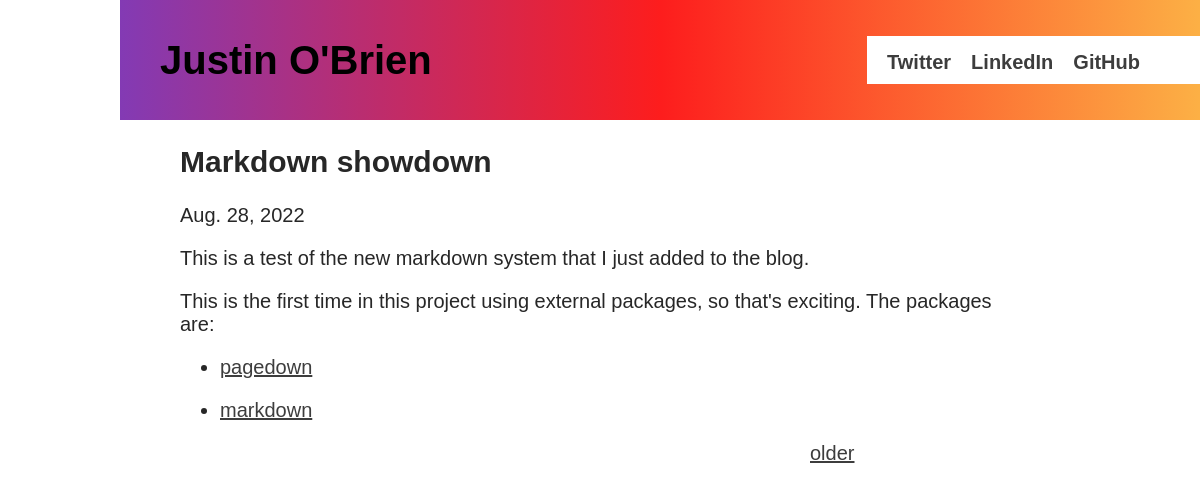
The app's page /blog/5 with its own data.
### blog/models.py (models this page shows, shortened)
class BlogPost(models.Model):
    title = models.CharField(max_length=64)
    content = models.CharField(max_length=10000)
    pub_date = models.DateField()

### blog/views.py (the view)
# urls.py: path('blog/<int:pk>', views.DetailView.as_view(), name='detail'),
class DetailView(DetailView):
    template_name = "blog/detail.html"
    model = BlogPost
    def get_context_data(self, **kwargs):
        context = super().get_context_data(**kwargs)
        context["post_count"] = BlogPost.objects.count()
        return context

### blog/templatetags/markdown_extras.py (called while the page is built)
@register.filter()
@stringfilter
def markdown(value):
    return md.markdown(value, extensions=['markdown.extensions.fenced_code'])

### blog/templates/blog/detail.html (shortened to what this page needs)
{% load static %}
{% load markdown_extras %}
<!DOCTYPE html>
<html>
    <head>
        <link rel="stylesheet" type="text/css" href="{% static 'blog/style.css' %}">
    </head>
    <body>
        <header>
            <h1 id="header-name">Justin O'Brien</h1>
            <nav class="top-nav">
                <ul class="horizontal-list">
                    <li><a href="https://twitter.com">Twitter</a></li>
                    <li><a href="https://linkedin.com/in/justinaobrien">LinkedIn</a></li>
                    <li><a href="https://github.com/jaoist/">GitHub</a></li>
                </ul>
            </nav>
        </header>
        <main>
            <h2>{{ object.title }}</h2>
            <time>{{ object.pub_date }}</time>
            <p>{{ object.content | markdown | safe  }}</p>
            <div class="grid-container grid-col-4">
            {% if object.pk > 1 %}
                <a class="older" href="{% url 'blog:detail' object.pk|add:"-1" %}">older</a>
            {% endif %}
            </div>
    </body>
</html>

### blog/static/blog/style.css (style rules this page uses)
html { font-family: 'Gill Sans', 'Gill Sans MT', Calibri, 'Trebuchet MS', sans-serif; font-size: 20px; }
header { margin-left: 10%; min-height: 6em; background: linear-gradient(90deg, rgba(131,58,180,1) 0%, rgba(253,29,29,1) 50%, rgba(252,176,69,1) 100%); display: flex; align-items: center; justify-content: space-between; }
#header-name { margin-left: 2rem; min-inline-size: fit-content; }
body { margin: 0; }
main { max-width: 60rem; min-width: 30rem; margin-left: auto; margin-right: auto; padding: 0 15%; color: #272727; }
h1, h2, h3, h4, h5, h6 { font-family: 'Trebuchet MS', 'Lucida Sans Unicode', 'Lucida Grande', 'Lucida Sans', Arial, sans-serif; }
a { color: #3d3d3d; }
nav a { color: #3d3d3d; font-weight: bold; text-decoration: none; }
.top-nav { background-color: white; padding-right: 3rem; padding-top: 0.75rem; padding-bottom: 0.5rem; margin-left: 2rem; }
.horizontal-list { display: flex; align-items: center; justify-content: center; margin: 0; padding: 0; list-style-type: none; }
ul.horizontal-list li { display: inline-block; padding-left: 1rem; }
.grid-container { display: grid; }
.grid-col-4 { grid-template-columns: repeat(4, 1fr); }
.older { grid-column: 4/4; }

### records on screen
BlogPost: title "Markdown showdown", pub_date "Aug. 28, 2022", content "This is a test of the new markdown system that I just added to the blog. This is the first time in this project using external packages, so that's exciting. The packages are: pagedown markdown"
